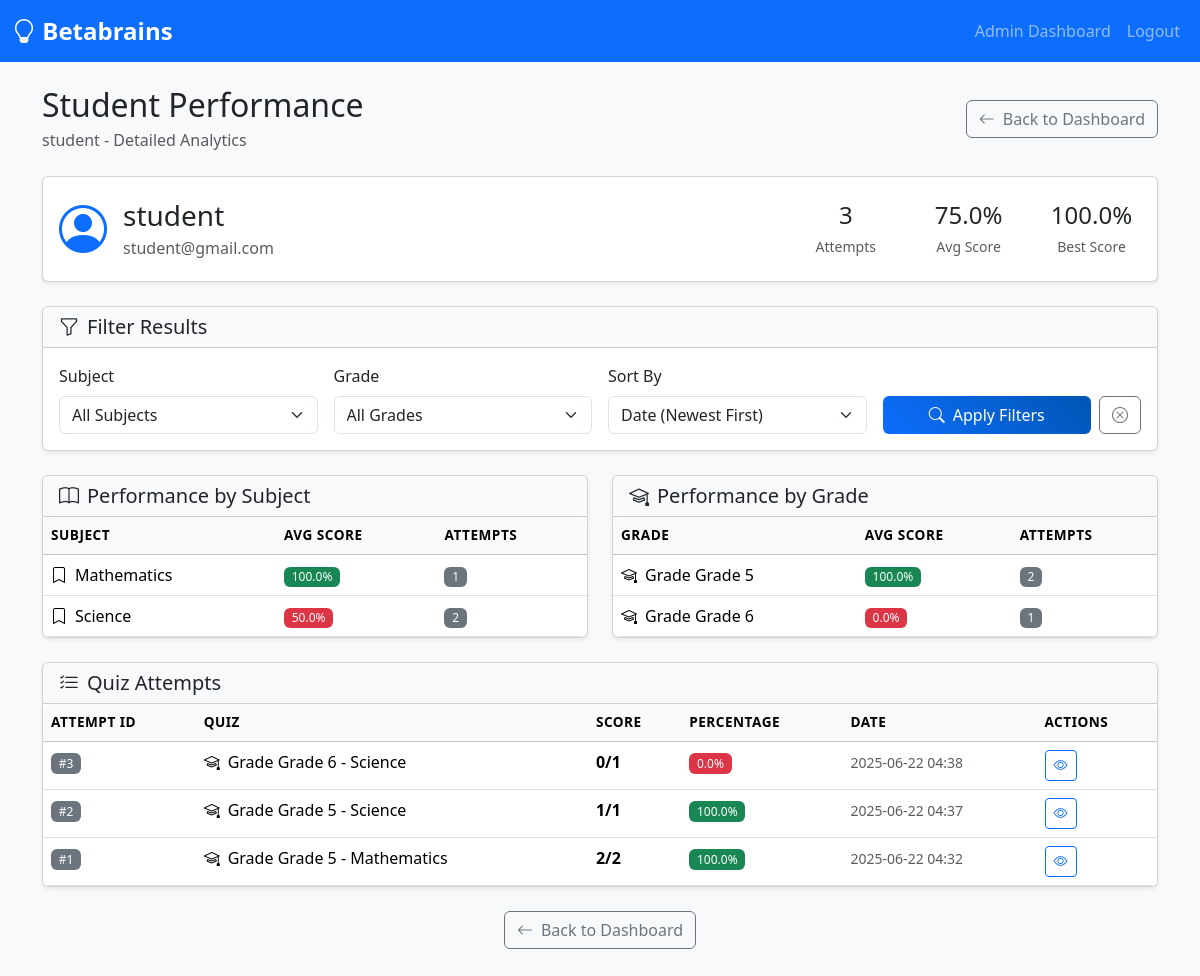
The app's page /admin/student/1/performance (signed in) with its own data.
### app/models.py (models this page shows, shortened)
class User(UserMixin, db.Model):
    id = db.Column(db.Integer, primary_key=True)
    username = db.Column(db.String(64), unique=True, nullable=False)
    email = db.Column(db.String(120), unique=True, nullable=False)
    password_hash = db.Column(db.String(128))
    role = db.Column(db.String(20), default="student")  # student or admin
    grade_id = db.Column(db.Integer, db.ForeignKey("grade.id"), nullable=True)
    questions = db.relationship("Question", backref="author", lazy="dynamic")
    performances = db.relationship(
        "StudentPerformance", backref="student", lazy="dynamic"
    )
    grade = db.relationship("Grade", backref="students")

class StudentPerformance(db.Model):
    id = db.Column(db.Integer, primary_key=True)
    student_id = db.Column(db.Integer, db.ForeignKey("user.id"), nullable=False)
    quiz_grade = db.Column(db.String(20), nullable=False)
    quiz_subject = db.Column(db.String(50), nullable=False)
    score = db.Column(db.Integer, nullable=False)
    total_questions = db.Column(db.Integer, nullable=False)
    timestamp = db.Column(db.DateTime, default=datetime.utcnow)

### app/routes.py (the view)
@app.route("/admin/student/<int:student_id>/performance")
@login_required
def admin_view_student_performance(student_id):
    if current_user.role != "admin":
        return redirect(url_for("index"))
    student = User.query.get_or_404(student_id)
    if student.role != "student":
        flash("Invalid student ID.")
        return redirect(url_for("admin_dashboard"))
    selected_subject = request.args.get("subject", "all")
    selected_grade = request.args.get("grade", "all")
    selected_sort = request.args.get("sort_by", "date_desc")
    subjects = (
        db.session.query(StudentPerformance.quiz_subject)
        .filter_by(student_id=student_id)
        .distinct()
        .all()
    )
    grades = (
        db.session.query(StudentPerformance.quiz_grade)
        .filter_by(student_id=student_id)
        .distinct()
        .all()
    )
    subject_choices = [("all", "All Subjects")] + [
        (subject[0], subject[0]) for subject in subjects
    ]
    grade_choices = [("all", "All Grades")] + [
        (grade[0], f"Grade {grade[0]}") for grade in grades
    ]
    query = StudentPerformance.query.filter_by(student_id=student_id)
    if selected_subject and selected_subject != "all":
        query = query.filter_by(quiz_subject=selected_subject)
    if selected_grade and selected_grade != "all":
        query = query.filter_by(quiz_grade=selected_grade)
    if selected_sort == "date_desc":
        query = query.order_by(StudentPerformance.id.desc())
    elif selected_sort == "date_asc":
        query = query.order_by(StudentPerformance.id.asc())
    elif selected_sort == "score_desc":
        query = query.order_by(StudentPerformance.score.desc())
    elif selected_sort == "score_asc":
        query = query.order_by(StudentPerformance.score.asc())
    elif selected_sort == "subject":
        query = query.order_by(
            StudentPerformance.quiz_subject, StudentPerformance.id.desc()
        )
    elif selected_sort == "grade":
        query = query.order_by(
            StudentPerformance.quiz_grade, StudentPerformance.id.desc()
        )
    performances = query.all()
    total_attempts = len(performances)
    if performances:
        total_score = sum(p.score for p in performances)
        total_questions = sum(p.total_questions for p in performances)
        avg_score = (total_score * 100 / total_questions) if total_questions > 0 else 0
        best_performance = max(
            performances,
            key=lambda p: p.score / p.total_questions if p.total_questions > 0 else 0,
        )
        best_percentage = (
            (best_performance.score / best_performance.total_questions * 100)
            if best_performance.total_questions > 0
            else 0
        )
    else:
        avg_score = 0
        best_percentage = 0
        best_performance = None
    subject_performance = (
        db.session.query(
            StudentPerformance.quiz_subject,
            db.func.avg(
                StudentPerformance.score * 100.0 / StudentPerformance.total_questions
            ).label("avg_score"),
            db.func.count(StudentPerformance.id).label("attempts"),
        )
        .filter_by(student_id=student_id)
        .group_by(StudentPerformance.quiz_subject)
        .order_by(
            db.func.avg(
                StudentPerformance.score * 100.0 / StudentPerformance.total_questions
            ).desc()
        )
        .all()
    )
    grade_performance = (
        db.session.query(
            StudentPerformance.quiz_grade,
            db.func.avg(
                StudentPerformance.score * 100.0 / StudentPerformance.total_questions
            ).label("avg_score"),
            db.func.count(StudentPerformance.id).label("attempts"),
        )
        .filter_by(student_id=student_id)
        .group_by(StudentPerformance.quiz_grade)
        .order_by(StudentPerformance.quiz_grade)
        .all()
    )
    return render_template(
        "admin_student_performance.html",
        title=f"Student Performance - {student.username}",
        student=student,
        performances=performances,
        subject_choices=subject_choices,
        grade_choices=grade_choices,
        subject_performance=subject_performance,
        grade_performance=grade_performance,
        total_attempts=total_attempts,
        avg_score=avg_score,
        best_percentage=best_percentage,
        best_performance=best_performance,
        selected_subject=selected_subject,
        selected_grade=selected_grade,
        selected_sort=selected_sort,
    )

### app/models.py (called while the page is built)
@login.user_loader
def load_user(id):
    return User.query.get(int(id))

### app/templates/admin_student_performance.html (shortened to what this page needs)
{% extends "base.html" %}
{% block content %}
<div class="row">
  <div class="col-12">
    <div class="d-flex justify-content-between align-items-center mb-4">
      <div>
        <h1 class="h2 mb-1">Student Performance</h1>
        <p class="text-muted mb-0">{{ student.username }} - Detailed Analytics</p>
      </div>
      <div class="text-end">
        <a href="{{ url_for('admin_dashboard') }}" class="btn btn-outline-secondary">
          <i class="bi bi-arrow-left me-2"></i>Back to Dashboard
        </a>
      </div>
    </div>
  </div>
</div>
<div class="card shadow-sm mb-4">
  <div class="card-body">
    <div class="row align-items-center">
      <div class="col-md-8">
        <div class="d-flex align-items-center">
          <i class="bi bi-person-circle text-primary" style="font-size: 3rem;"></i>
          <div class="ms-3">
            <h3 class="mb-1">{{ student.username }}</h3>
            <p class="text-muted mb-0">{{ student.email }}</p>
          </div>
        </div>
      </div>
      <div class="col-md-4 text-end">
        <div class="row text-center">
          <div class="col-4">
            <h4 class="mb-1">{{ total_attempts }}</h4>
            <small class="text-muted">Attempts</small>
          </div>
          <div class="col-4">
            <h4 class="mb-1">{{ "%.1f"|format(avg_score) }}%</h4>
            <small class="text-muted">Avg Score</small>
          </div>
          <div class="col-4">
            <h4 class="mb-1">{{ "%.1f"|format(best_percentage) }}%</h4>
            <small class="text-muted">Best Score</small>
          </div>
        </div>
      </div>
    </div>
  </div>
</div>
<div class="card shadow-sm mb-4">
  <div class="card-header bg-light">
    <h5 class="card-title mb-0">
      <i class="bi bi-funnel me-2"></i>Filter Results
    </h5>
  </div>
  <div class="card-body">
    <form method="GET" action="{{ url_for('admin_view_student_performance', student_id=student.id) }}">
      <div class="row g-3">
        <div class="col-md-3">
          <label for="subject" class="form-label">Subject</label>
          <select name="subject" id="subject" class="form-select">
            {% for value, label in subject_choices %}
              <option value="{{ value }}" {% if selected_subject == value %}selected{% endif %}>{{ label }}</option>
            {% endfor %}
          </select>
        </div>
        <div class="col-md-3">
          <label for="grade" class="form-label">Grade</label>
          <select name="grade" id="grade" class="form-select">
            {% for value, label in grade_choices %}
              <option value="{{ value }}" {% if selected_grade == value %}selected{% endif %}>{{ label }}</option>
            {% endfor %}
          </select>
        </div>
        <div class="col-md-3">
          <label for="sort_by" class="form-label">Sort By</label>
          <select name="sort_by" id="sort_by" class="form-select">
            <option value="date_desc" {% if selected_sort == 'date_desc' %}selected{% endif %}>Date (Newest First)</option>
          </select>
        </div>
        <div class="col-md-3 d-flex align-items-end">
          <div class="d-flex gap-2 w-100">
            <button type="submit" class="btn btn-primary flex-fill">
              <i class="bi bi-search me-2"></i>Apply Filters
            </button>
            <a href="{{ url_for('admin_view_student_performance', student_id=student.id) }}" class="btn btn-outline-secondary">
              <i class="bi bi-x-circle"></i>
            </a>
          </div>
        </div>
      </div>
    </form>
  </div>
</div>
<div class="row g-4 mb-4">
  <div class="col-md-6">
    <div class="card shadow-sm h-100">
      <div class="card-header bg-light">
        <h5 class="card-title mb-0">
          <i class="bi bi-book me-2"></i>Performance by Subject
        </h5>
      </div>
      <div class="card-body p-0">
        <div class="table-responsive">
          <table class="table table-hover mb-0">
            <thead class="table-light">
              <tr>
                <th>Subject</th>
                <th>Avg Score</th>
                <th>Attempts</th>
              </tr>
            </thead>
            <tbody>
              {% for subject in subject_performance %}
              <tr>
                <td>
                  <div class="d-flex align-items-center">
                    <i class="bi bi-bookmark me-2"></i>
                    {{ subject.quiz_subject }}
                  </div>
                </td>
                <td>
                  <span class="badge {% if subject.avg_score >= 80 %}bg-success{% elif subject.avg_score >= 60 %}bg-warning{% else %}bg-danger{% endif %}">
                    {{ "%.1f"|format(subject.avg_score) }}%
                  </span>
                </td>
                <td>
                  <span class="badge bg-secondary">{{ subject.attempts }}</span>
                </td>
              </tr>
              {% endfor %}
            </tbody>
          </table>
        </div>
      </div>
    </div>
  </div>
  <div class="col-md-6">
    <div class="card shadow-sm h-100">
      <div class="card-header bg-light">
        <h5 class="card-title mb-0">
          <i class="bi bi-mortarboard me-2"></i>Performance by Grade
        </h5>
      </div>
      <div class="card-body p-0">
        <div class="table-responsive">
          <table class="table table-hover mb-0">
            <thead class="table-light">
              <tr>
                <th>Grade</th>
                <th>Avg Score</th>
                <th>Attempts</th>
              </tr>
            </thead>
            <tbody>
              {% for grade in grade_performance %}
              <tr>
                <td>
                  <div class="d-flex align-items-center">
                    <i class="bi bi-mortarboard me-2"></i>
                    Grade {{ grade.quiz_grade }}
                  </div>
                </td>
                <td>
                  <span class="badge {% if grade.avg_score >= 80 %}bg-success{% elif grade.avg_score >= 60 %}bg-warning{% else %}bg-danger{% endif %}">
                    {{ "%.1f"|format(grade.avg_score) }}%
                  </span>
                </td>
                <td>
                  <span class="badge bg-secondary">{{ grade.attempts }}</span>
                </td>
              </tr>
              {% endfor %}
            </tbody>
          </table>
        </div>
      </div>
    </div>
  </div>
</div>
<div class="row">
  <div class="col-12">
    <div class="card shadow-sm">
      <div class="card-header bg-light">
        <h5 class="card-title mb-0">
          <i class="bi bi-list-check me-2"></i>Quiz Attempts
        </h5>
      </div>
      <div class="card-body p-0">
        {% if performances %}
          <div class="table-responsive">
            <table class="table table-hover mb-0">
              <thead class="table-light">
                <tr>
                  <th>Attempt ID</th>
                  <th>Quiz</th>
                  <th>Score</th>
                  <th>Percentage</th>
                  <th>Date</th>
                  <th>Actions</th>
                </tr>
              </thead>
              <tbody>
                {% for performance in performances %}
                <tr>
                  <td>
                    <span class="badge bg-secondary">#{{ performance.id }}</span>
                  </td>
                  <td>
                    <div class="d-flex align-items-center">
                      <i class="bi bi-mortarboard me-2"></i>
                      Grade {{ performance.quiz_grade }} - {{ performance.quiz_subject }}
                    </div>
                  </td>
                  <td>
                    <strong>{{ performance.score }}/{{ performance.total_questions }}</strong>
                  </td>
                  <td>
                    {% set percentage = (performance.score / performance.total_questions * 100) %}
                    <span class="badge {% if percentage >= 80 %}bg-success{% elif percentage >= 60 %}bg-warning{% else %}bg-danger{% endif %}">
                      {{ "%.1f"|format(percentage) }}%
                    </span>
                  </td>
                  <td>
                    <small class="text-muted">{% if performance.timestamp %}{{ performance.timestamp.strftime('%Y-%m-%d %H:%M') }}{% else %}Attempt #{{ performance.id }}{% endif %}</small>
                  </td>
                  <td>
                    <a href="{{ url_for('quiz_results', performance_id=performance.id) }}" class="btn btn-sm btn-outline-primary" title="View Details">
                      <i class="bi bi-eye"></i>
                    </a>
                  </td>
                </tr>
                {% endfor %}
              </tbody>
            </table>
          </div>
        {% else %}
          <div class="text-center p-5">
            <i class="bi bi-exclamation-circle text-warning" style="font-size: 3rem;"></i>
            <h4 class="mt-3">No Quiz Attempts Found</h4>
            <p class="text-muted">This student hasn't taken any quizzes yet.</p>
          </div>
        {% endif %}
      </div>
    </div>
  </div>
</div>
<div class="row mt-4">
  <div class="col-12 text-center">
    <a href="{{ url_for('admin_dashboard') }}" class="btn btn-outline-secondary">
      <i class="bi bi-arrow-left me-2"></i>Back to Dashboard
    </a>
  </div>
</div>
{% endblock %}

### app/static/css/custom.css (style rules this page uses)
:root { --primary-color: #0d6efd; --secondary-color: #6c757d; --success-color: #198754; --info-color: #0dcaf0; --warning-color: #ffc107; --danger-color: #dc3545; --light-color: #f8f9fa; --dark-color: #212529; }
.card, .btn, .form-control, .form-select { transition: all 0.3s ease; }
.btn-primary { background: linear-gradient(45deg, var(--primary-color), #0056b3); border: none; }
.badge { font-weight: 500; }
.table { border-radius: 8px; overflow: hidden; }
.table thead th { border-top: none; font-weight: 600; text-transform: uppercase; font-size: 0.85rem; letter-spacing: 0.5px; }

### records on screen
User: username "student", email "student@gmail.com"
StudentPerformance: quiz_subject "Mathematics", avg_score "100.0", attempts "1", id "1", quiz_grade "Grade 5", score "2", total_questions "2", percentage "100.0", timestamp "2025-06-22 04:32"
StudentPerformance: quiz_grade "Grade 6", avg_score "0.0", attempts "1", id "3", quiz_subject "Science", score "0", total_questions "1", percentage "0.0", timestamp "2025-06-22 04:38"
StudentPerformance: id "2", quiz_grade "Grade 5", quiz_subject "Science", score "1", total_questions "1", percentage "100.0", timestamp "2025-06-22 04:37"

### other values on screen
{{ total_attempts }} "3"
{{ "%.1f"|format(avg_score) }} "75.0"
{{ "%.1f"|format(best_percentage) }} "100.0"
{{ subject.quiz_subject }} "Science"
{{ "%.1f"|format(subject.avg_score) }} "50.0"
{{ subject.attempts }} "2"
{{ grade.quiz_grade }} "Grade 5"
{{ "%.1f"|format(grade.avg_score) }} "100.0"
{{ grade.attempts }} "2"
form field subject "All Subjects"
form field grade "All Grades"
